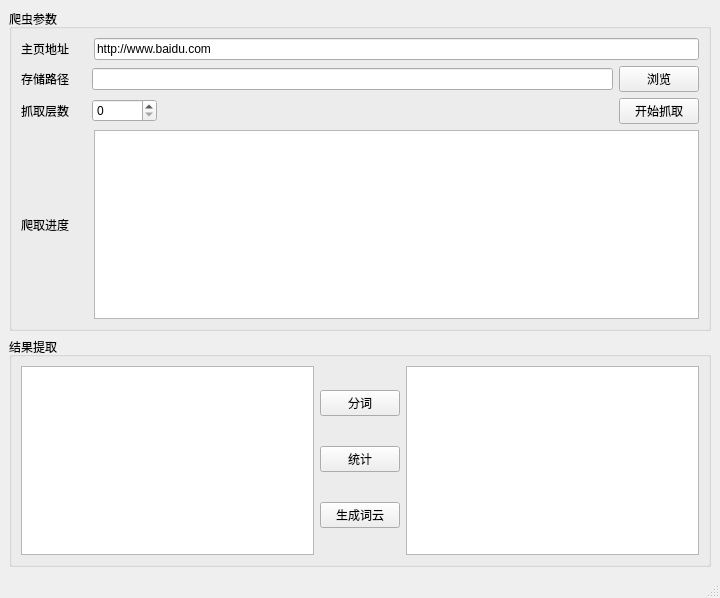
<?xml version="1.0" encoding="UTF-8"?>
<ui version="4.0">
 <class>MainWindow</class>
 <widget class="QMainWindow" name="MainWindow">
  <property name="geometry">
   <rect>
    <x>0</x>
    <y>0</y>
    <width>720</width>
    <height>598</height>
   </rect>
  </property>
  <property name="windowTitle">
   <string>MainWindow</string>
  </property>
  <widget class="QWidget" name="centralwidget">
   <layout class="QVBoxLayout" name="verticalLayout_3">
    <item>
     <widget class="QGroupBox" name="groupBox">
      <property name="title">
       <string>爬虫参数</string>
      </property>
      <layout class="QVBoxLayout" name="verticalLayout">
       <item>
        <layout class="QHBoxLayout" name="horizontalLayout" stretch="1,9">
         <item>
          <widget class="QLabel" name="label">
           <property name="text">
            <string>主页地址</string>
           </property>
          </widget>
         </item>
         <item>
          <widget class="QLineEdit" name="lineEdit">
           <property name="text">
            <string>http://www.baidu.com</string>
           </property>
          </widget>
         </item>
        </layout>
       </item>
       <item>
        <layout class="QHBoxLayout" name="horizontalLayout_2" stretch="1,8,1">
         <item>
          <widget class="QLabel" name="label_2">
           <property name="text">
            <string>存储路径</string>
           </property>
          </widget>
         </item>
         <item>
          <widget class="QLineEdit" name="lineEdit_2"/>
         </item>
         <item>
          <widget class="QPushButton" name="pushButton">
           <property name="text">
            <string>浏览</string>
           </property>
          </widget>
         </item>
        </layout>
       </item>
       <item>
        <layout class="QHBoxLayout" name="horizontalLayout_3" stretch="1,1,7,1">
         <item>
          <widget class="QLabel" name="label_3">
           <property name="text">
            <string>抓取层数</string>
           </property>
          </widget>
         </item>
         <item>
          <widget class="QSpinBox" name="spinBox"/>
         </item>
         <item>
          <spacer name="horizontalSpacer">
           <property name="orientation">
            <enum>Qt::Horizontal</enum>
           </property>
           <property name="sizeHint" stdset="0">
            <size>
             <width>300</width>
             <height>20</height>
            </size>
           </property>
          </spacer>
         </item>
         <item>
          <widget class="QPushButton" name="pushButton_2">
           <property name="text">
            <string>开始抓取</string>
           </property>
          </widget>
         </item>
        </layout>
       </item>
       <item>
        <layout class="QHBoxLayout" name="horizontalLayout_4" stretch="1,9">
         <item>
          <widget class="QLabel" name="label_4">
           <property name="text">
            <string>爬取进度</string>
           </property>
          </widget>
         </item>
         <item>
          <widget class="QTextEdit" name="textEdit"/>
         </item>
        </layout>
       </item>
      </layout>
     </widget>
    </item>
    <item>
     <widget class="QGroupBox" name="groupBox_2">
      <property name="title">
       <string>结果提取</string>
      </property>
      <layout class="QHBoxLayout" name="horizontalLayout_5">
       <item>
        <widget class="QTextEdit" name="textEdit_2"/>
       </item>
       <item>
        <layout class="QVBoxLayout" name="verticalLayout_2">
         <item>
          <widget class="QPushButton" name="pushButton_3">
           <property name="text">
            <string>分词</string>
           </property>
          </widget>
         </item>
         <item>
          <widget class="QPushButton" name="pushButton_4">
           <property name="text">
            <string>统计</string>
           </property>
          </widget>
         </item>
         <item>
          <widget class="QPushButton" name="pushButton_5">
           <property name="text">
            <string>生成词云</string>
           </property>
          </widget>
         </item>
        </layout>
       </item>
       <item>
        <widget class="QTextEdit" name="textEdit_3"/>
       </item>
      </layout>
     </widget>
    </item>
   </layout>
  </widget>
  <widget class="QMenuBar" name="menubar">
   <property name="geometry">
    <rect>
     <x>0</x>
     <y>0</y>
     <width>720</width>
     <height>26</height>
    </rect>
   </property>
  </widget>
  <widget class="QStatusBar" name="statusbar"/>
 </widget>
 <resources/>
 <connections/>
</ui>
